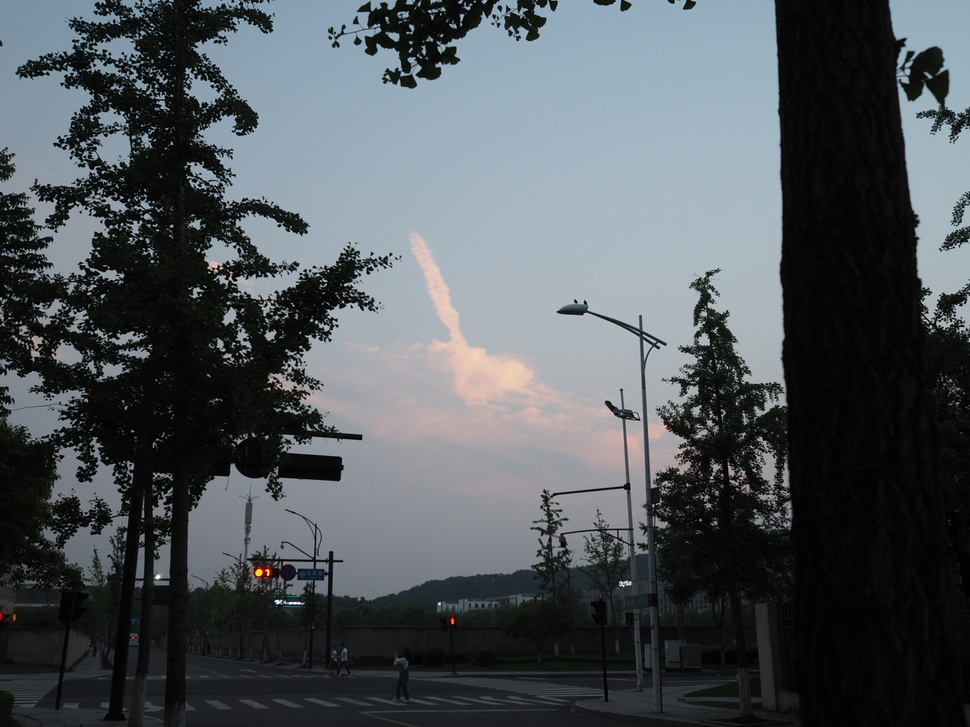
#> input picture base/test.jpg, 970 x 727 px, shrunk from 1280 x 960 before the run
$ python channel_split_merge.py
#> lines starting #> are read from the running program, lines starting #| are printed output that depends on the picture; after the words box and inside, x2 and y2 are one past the last pixel; in counts of white or black regions, pixels touching at a corner belong together
import cv2
import numpy as np

img = cv2.imread('./test.jpg')
#> img is the input picture: shape (727, 970, 3); mean B, G, R 90.1, 85.8, 79.9

b, g, r = cv2.split(img)
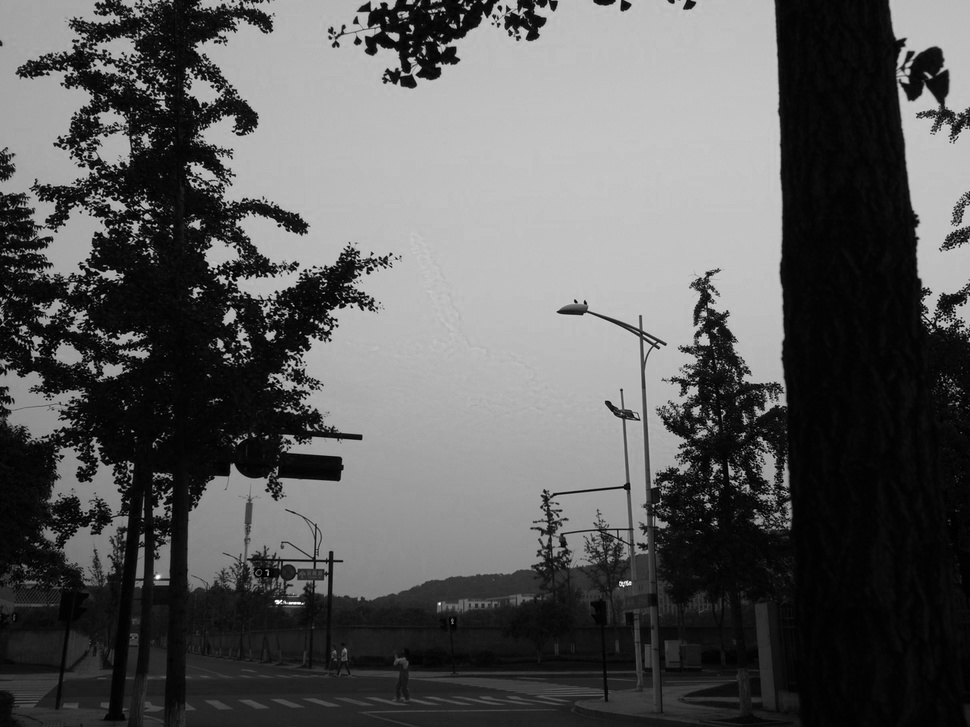
#> b: shape (727, 970); min 0, max 255, mean 90.1
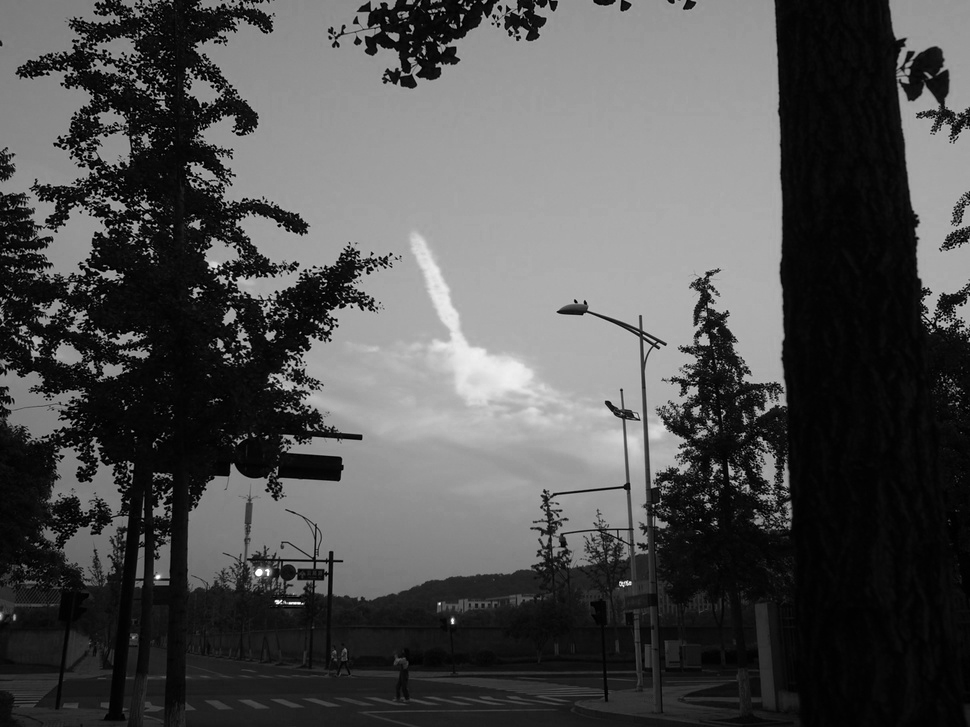
#> r: shape (727, 970); min 0, max 255, mean 79.9

b[10:200, 10:200] = 255
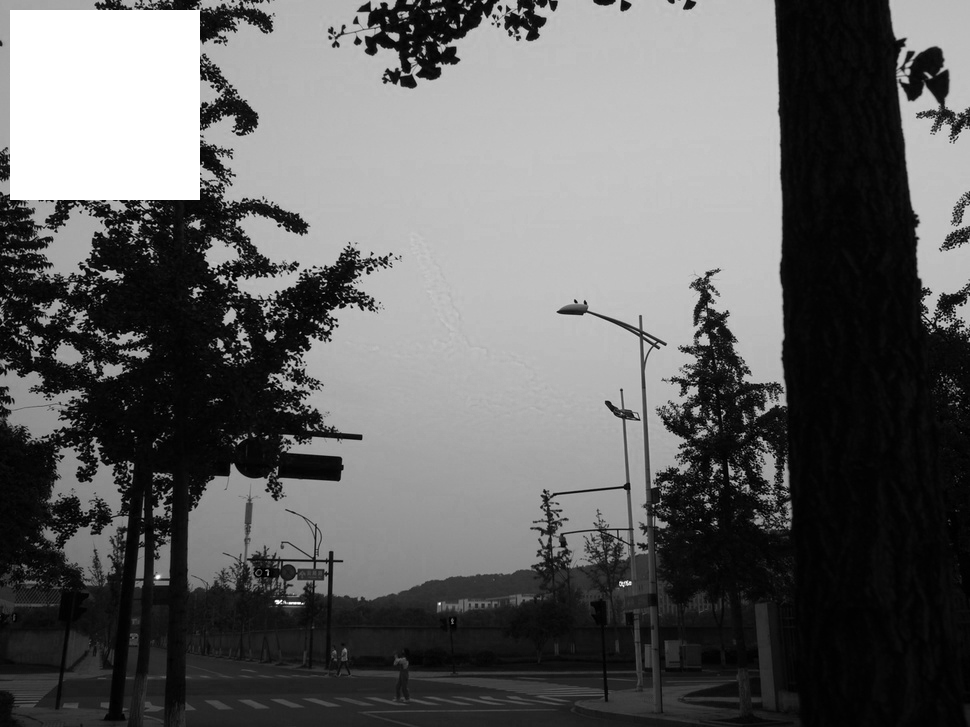
#> b: shape (727, 970); 5.12% of pixels changed, all inside (x1, y1, x2, y2) = (10, 10, 200, 200)
g[10:200, 10:200] = 255
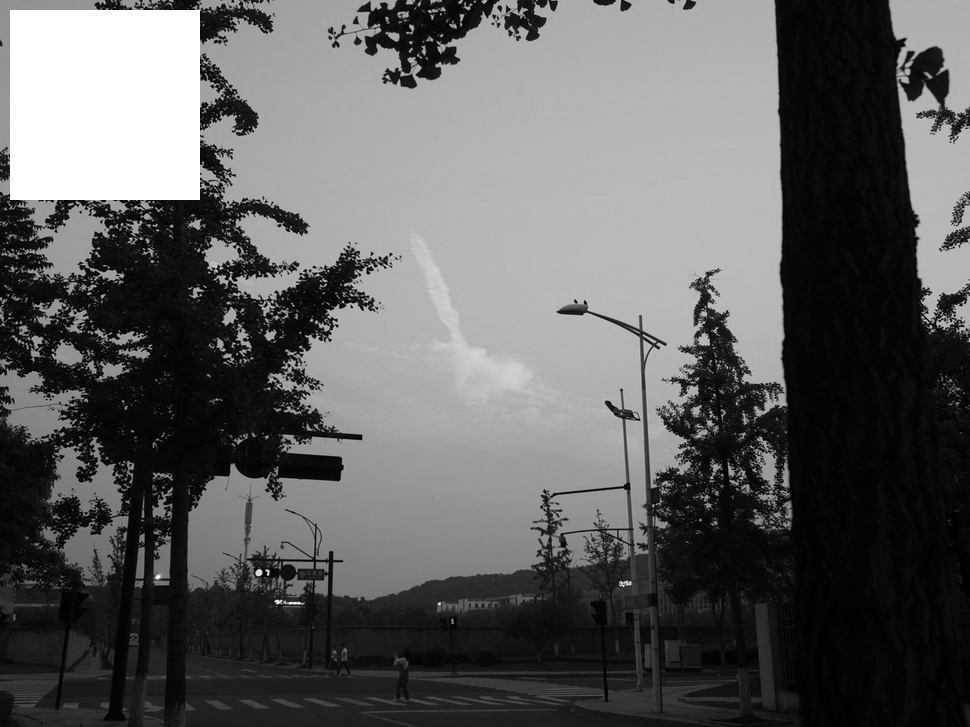
#> g: shape (727, 970); min 0, max 255, mean 94.8

cv2.imshow('img', img)
cv2.imshow('b', b)
cv2.imshow('g', g)

img2 = cv2.merge((b, g, r))
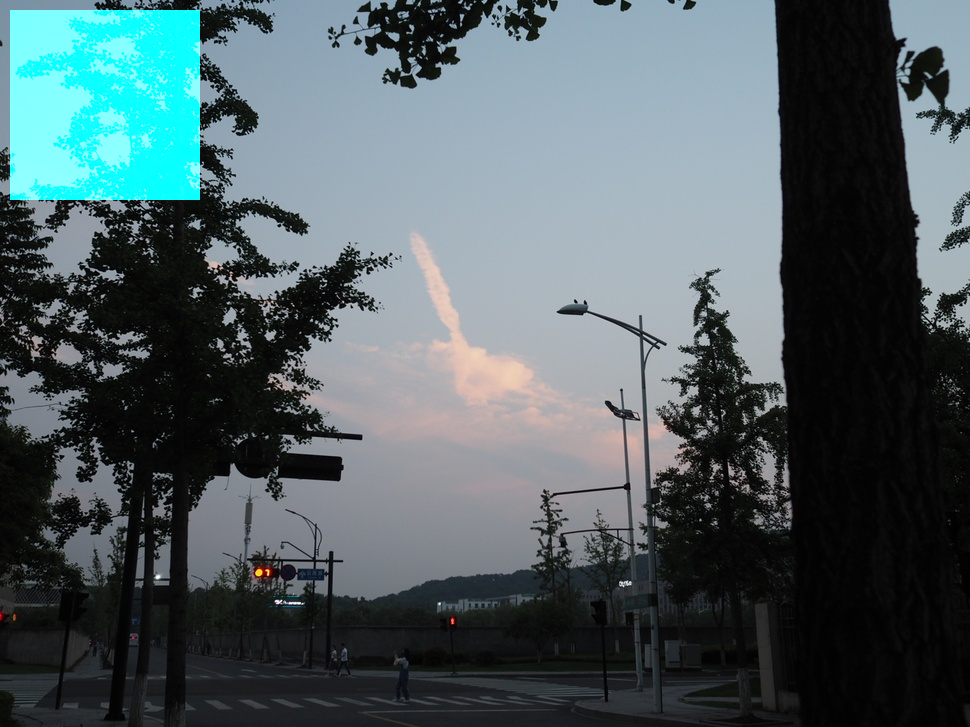
#> img2: shape (727, 970, 3); mean B, G, R 98.7, 94.8, 79.9

cv2.imshow('img2', img2)

key = cv2.waitKey(0)
#> (key Esc is pressed here)
if key:
  cv2.destroyAllWindows()
